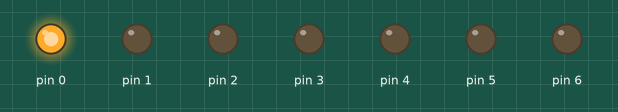
Recording of a sketch running on a simulated Arduino Uno, built with avr-gcc and run on an emulated ATmega328P. Shown: output pins drawn as LEDs (lit = HIGH).

Above: at 0.5 s.
At 2.5 s:
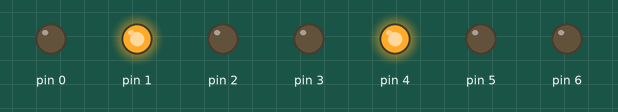
At 3.5 s:
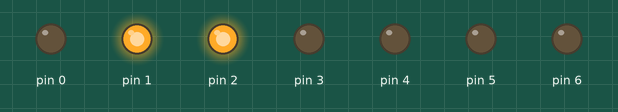
At 5.5 s:
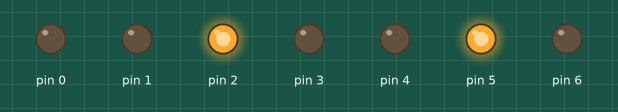
At 8.5 s:
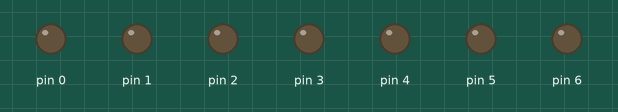
At 11.5 s:
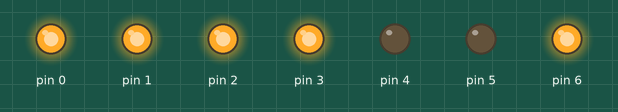
Timing chart, 0 to 13.0 s (numbered marks = the images above):
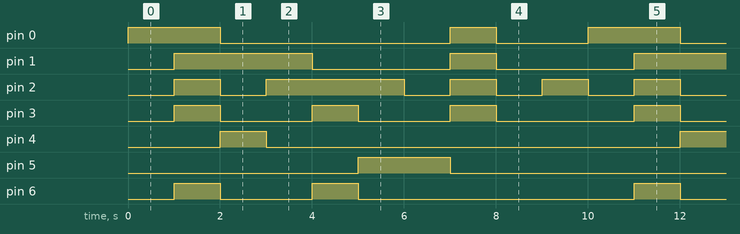

Measured:
- by itself, pin 0: repeats every 10.0 s: LOW 5.0 s, HIGH 1.0 s, LOW 2.0 s, HIGH 2.0 s
- by itself, pin 1: repeats every 10.0 s: LOW 3.0 s, HIGH 1.0 s, LOW 3.0 s, HIGH 3.0 s
- by itself, pin 2: repeats every 10.0 s: LOW 1.0 s, HIGH 3.0 s, 3 × (LOW 1.0 s, HIGH 1.0 s)
- by itself, pin 3: repeats every 10.0 s: 2 × (LOW 2.0 s, HIGH 1.0 s), LOW 3.0 s, HIGH 1.0 s
- by itself, pin 4: alternates HIGH for 1.0 s and LOW for 9.0 s
- by itself, pin 5: alternates HIGH for 2.0 s and LOW for 8.0 s
- by itself, pin 6: repeats every 10.0 s: LOW 2.0 s, HIGH 1.0 s, LOW 6.0 s, HIGH 1.0 s

The sketch:

Led_7_doan.ino
```cpp
int a,b,c,d,e,f,g;
void so(int a, int b, int c,int d, int e, int f, int g)
{
  digitalWrite(0, g);
  digitalWrite(1, f);
  digitalWrite(2, e);
  digitalWrite(3, d);
  digitalWrite(4, c);
  digitalWrite(5, b);
  digitalWrite(6, a);
  delay(1000);
 }
void setup() {
  pinMode(0, OUTPUT);
  pinMode(1, OUTPUT);
  pinMode(2, OUTPUT);
  pinMode(3, OUTPUT);
  pinMode(4, OUTPUT);
  pinMode(5, OUTPUT);
  pinMode(6, OUTPUT);
}

void loop() {
  //0
  so(0,0,0,0,0,0,1);
  //1
  so(1,0,0,1,1,1,1);
  //2
  so(0,0,1,0,0,1,0);
  //3
  so(0,0,0,0,1,1,0);
  //4
  so(1,0,0,1,1,0,0);
  //5
  so(0,1,0,0,1,0,0);
  //6
  so(0,1,0,0,0,0,0);
  //7
  so(0,0,0,1,1,1,1);
  //8
  so(0,0,0,0,0,0,0);
  //9
  so(0,0,0,0,1,0,0);
}
```
